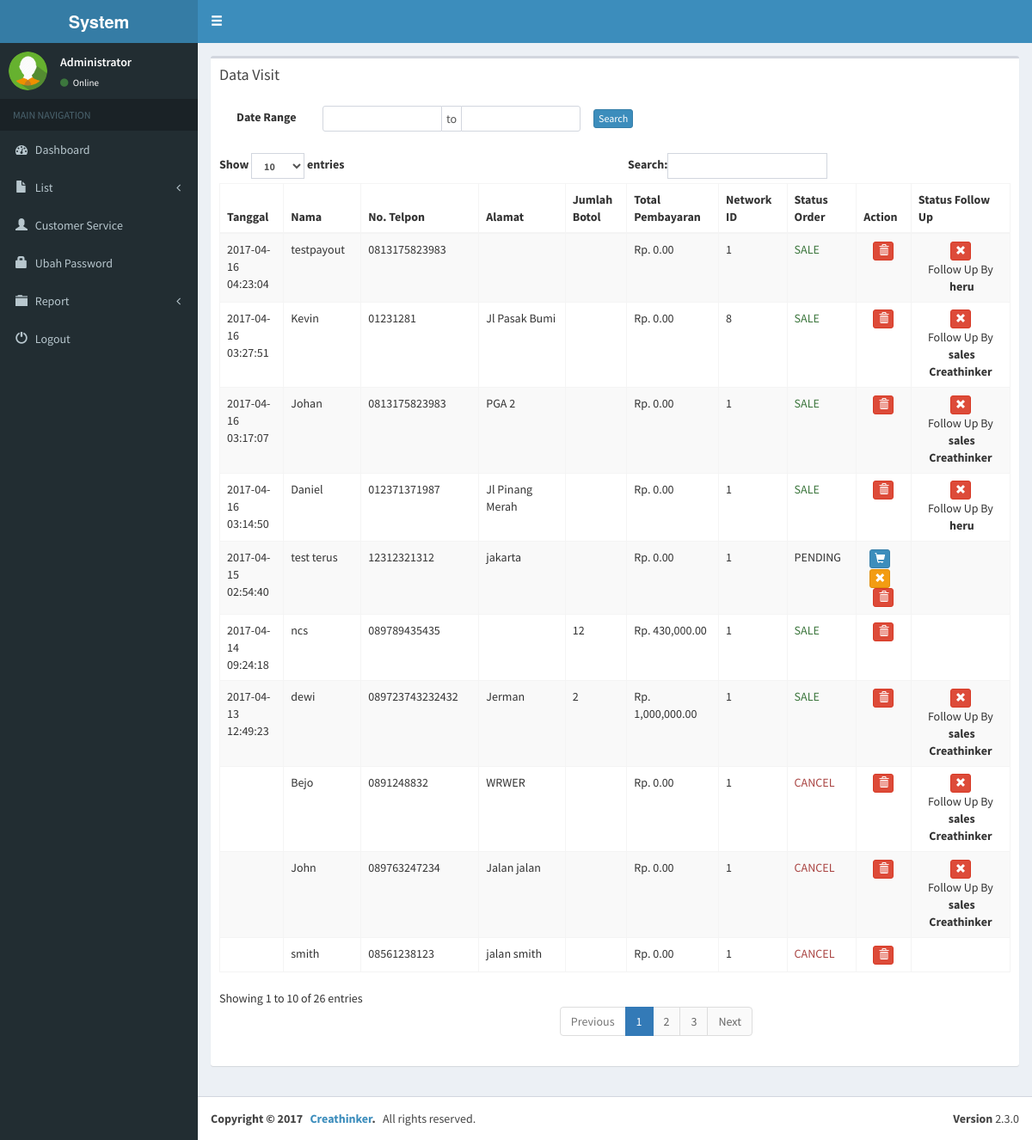
Screenshot of /admin/home.php?page=list_visit (signed in) with the database file from the repository.
### tables this page shows
CREATE TABLE `tm_visit` (
  `id` int(11) NOT NULL,
  `order_id` varchar(50) DEFAULT NULL,
  `nama` varchar(100) DEFAULT NULL,
  `no_telpon` varchar(15) DEFAULT NULL,
  `alamat` varchar(250) DEFAULT NULL,
  `jml_botol` varchar(50) DEFAULT NULL,
  `total_pembayaran` double DEFAULT NULL,
  `email` varchar(100) DEFAULT NULL,
  `clickid` varchar(100) DEFAULT NULL,
  `networkid` varchar(20) DEFAULT NULL,
  `order_status` varchar(50) NOT NULL DEFAULT 'PENDING',
  `followup_id` int(11) DEFAULT NULL,
  `wk_rekam` datetime DEFAULT NULL
);

CREATE TABLE `tbl_users` (
  `userId` int(11) NOT NULL,
  `email` varchar(128) NOT NULL COMMENT 'login email',
  `password` varchar(128) NOT NULL COMMENT 'hashed login password',
  `name` varchar(128) DEFAULT NULL COMMENT 'full name of user',
  `mobile` varchar(20) DEFAULT NULL,
  `roleId` tinyint(4) NOT NULL,
  `isDeleted` tinyint(4) NOT NULL DEFAULT '0',
  `createdBy` int(11) DEFAULT NULL,
  `createdDtm` datetime DEFAULT NULL,
  `updatedBy` int(11) DEFAULT NULL,
  `updatedDtm` datetime DEFAULT NULL
);

### admin/list_visit.php (the view, shortened to what this page needs)
<div class="row">
    <div class="col-xs-12">
        <div class="box">
            <div class="box-header">
                <h3 class="box-title">Data Visit</h3>
            </div>
            <div class="panel-body">
                <table>
                    <form action="" method="post">
                        <tr>
                            <td>
                                <label class="col-sm-3 control-label" style="width: 115px;">Date Range</label>
                            </td>
                            <td>
                                <div class="input-daterange input-group datepicker2" id="datepicker2" name="datepicker2" style="width: 300px;">
                                    <input type="text" class="input-sm form-control" id="start" name="start" />
                                    <span class="input-group-addon">to</span>
                                    <input type="text" class="input-sm form-control" id="end" name="end" />
                                </div>
                            </td>
                            <td>
                                <span class="col-sm-3">
                                    <input type="submit" class="btn btn-primary btn-xs" name="act" value="Search" />
                                </span>
                            </td>
                        </tr>
                    </form>
                </table>
            </div>
            <div class="box-body">
                <table id="example1" class="table table-bordered table-striped">
                    <thead>
                        <tr>
                            <th>Tanggal</th>
                            <th>Nama</th>
                            <th>No. Telpon</th>
                            <th>Alamat</th>
                            <th>Jumlah Botol</th>
                            <th>Total Pembayaran</th>
                            <?php
                                if ($_SESSION['role'] == '1') {
                                    echo "<th>Network ID</th>";
                                }
                            ?>
                            <th>Status Order</th>
                            <th>Action</th>
                            <th>Status Follow Up</th>
                        </tr>
                    </thead>
                    <tbody>
                       <?php
                            if (isset($_POST['act'])) {
                                $from_date = $_POST['start'];
                                $to_date = $_POST['end'];
                                echo "<script>
                                        $('input[name=\"start\"]').val('$from_date');
                                        $('input[name=\"end\"]').val('$to_date');
                                    </script>";
                                $between = "AND DATE(a.wk_rekam) BETWEEN DATE('".$from_date."') AND DATE('".$to_date."')";
                            } else {
                                $between = '';
                            }
                            $qu = mysqli_query($con, "SELECT a.*,
                                                        CASE WHEN a.networkid = '0' THEN NULL ELSE a.networkid END AS 'cknetworkid',b.name
                                                        FROM tm_visit a
                                                        LEFT JOIN tbl_users b ON a.followup_id = b.userId
                                                        WHERE a.nama != '' AND a.no_telpon !=''
                                                        $between
                                                        ORDER BY a.wk_rekam DESC");
                            while($has=mysqli_fetch_assoc($qu))
                            {
                                $total_bay = 'Rp. '.number_format($has['total_pembayaran'], 2, '.', ',');
                                echo "
                                <tr>
                                    <td>$has[wk_rekam]</td>
                                    <td>$has[nama]</td>
                                    <td>$has[no_telpon]</td>
                                    <td>$has[alamat]</td>
                                    <td>$has[jml_botol]</td>
                                    <td>$total_bay</td>";
                                    if ($_SESSION['role'] == '1') {
                                        echo "<td>$has[cknetworkid]</td>";
                                    }
                                    if ($has['order_status'] == 'SALE') {
                                        echo "<td class='text-success'>$has[order_status]</td>";
                                    }else  if ($has['order_status'] == 'CANCEL') {
                                        echo "<td class='text-danger'>$has[order_status]</td>";
                                    }else{
                                        echo "<td class='text-default'>$has[order_status]</td>";
                                    }
                                    echo "<td style='text-align:center'>";
                                    if ($_SESSION['role'] == '1') {
                                        $del = "<a href='#' onclick='datadel($has[id],&#39;list_visit&#39;)' class='btn btn-danger btn-xs' data-title='Delete' data-toggle='modal' data-target='#modalDel'><span data-placement='top' data-toggle='tooltip' title='Delete'><span class='glyphicon glyphicon-trash'></span><span></a>";
                                        $sale = "<a href='#' onclick='dataAcc($has[id],$has[networkid],&#39;list_visit&#39;)' class='btn btn-primary btn-xs' data-title='Sale' data-toggle='modal' data-target='#modalAcc'><span data-placement='top' data-toggle='tooltip' title='Sale'><span class='glyphicon glyphicon-shopping-cart'></span><span></a>";
                                        $cancel = "<a href='#' onclick='dataCancel($has[id],$has[networkid],&#39;list_visit_cancel&#39;)' class='btn btn-warning btn-xs' data-title='Cancel' data-toggle='modal' data-target='#modalCancel'><span data-placement='top' data-toggle='tooltip' title='Cancel'><span class='glyphicon glyphicon-remove'></span><span></a>";
                                        $address = "<a href='#' onclick='updateAddress($has[id],&#39;update_addrress&#39;)' class='btn btn-success btn-xs' data-title='Address' data-toggle='modal' data-target='#modalAddress'><span data-placement='top' data-toggle='tooltip' title='Address'><span class='glyphicon glyphicon-map-marker'></span><span></a>";
                                        $FollowUp = "</td>";
                                    }
                                    if($_SESSION['role'] == '2'){
                                        if ($has['order_status'] == 'SALE') {
                                            echo "SALE by &nbsp;<b>$has[name]</b>".$del;
                                        } else if($has['order_status'] == 'CANCEL'){
                                            echo "CANCEL by &nbsp;<b>$has[name]</b>".$del;
                                        } else {
                                            if ($has['name'] != NULL) {
                                                if ($_SESSION['userId'] == $has['followup_id']) {
                                                    $cekFol = $sale."&nbsp&nbsp&nbsp".$address."&nbsp&nbsp&nbsp".$cancel."&nbsp&nbsp&nbsp";
                                                } else {
                                                    $cekFol = "<div style='pointer-events: none;'>".$sale."&nbsp&nbsp&nbsp".$address."&nbsp&nbsp&nbsp".$cancel."&nbsp&nbsp&nbsp</div>";
                                                }
                                                echo $cekFol;
                                            }else{
                                                if($_SESSION['role'] == '1'){
                                                    if ($has['order_status'] == 'SALE') {
                                                    echo $del;
                                                    } else if($has['order_status'] == 'CANCEL'){
                                                        echo $del;
                                                    } else {
                                                        echo $sale."&nbsp&nbsp&nbsp".$cancel."&nbsp&nbsp&nbsp".$del;
                                                    }
                                                }
                                                echo $FollowUp."</td>";
                                            }
                                        }
                                    }else if($_SESSION['role'] == '1'){
                                        if ($has['order_status'] == 'SALE') {
                                            echo $del;
                                        } else if($has['order_status'] == 'CANCEL'){
                                            echo $del;
                                        } else {
                                            if ($has['name'] != NULL) {
                                                echo $sale."&nbsp&nbsp&nbsp".$cancel."&nbsp&nbsp&nbsp".$del;
                                            }else{
                                                if($_SESSION['role'] == '1'){
                                                    if ($has['order_status'] == 'SALE') {
                                                    echo $del;
                                                    } else if($has['order_status'] == 'CANCEL'){
                                                        echo $del;
                                                    } else {
                                                        echo $sale."&nbsp&nbsp&nbsp".$cancel."&nbsp&nbsp&nbsp".$del;
                                                    }
                                                }
                                                echo $FollowUp."</td>";
                                            }
                                        }
                                    }
                                    if ($has['name'] != NULL) {
                                        if($_SESSION['role'] == '1'){
                                            echo "<td align='center'><span data-placement='top' data-toggle='tooltip' title='Cancel'><button onclick='CancelFollowUp($has[id],&#39;cs_cancelfollUp&#39;)' class='btn btn-danger btn-xs' data-title='Cancel' data-toggle='modal' data-target='#modalFollow' ><span class='glyphicon glyphicon-remove'></span></button><span><br>Follow Up By &nbsp;<b>$has[name]</b></td>
                                                    </tr>";
                                        }
                                    }else {
                                        echo "<td align='center'></td>
                                                    </tr>";
                                    }
                            }
                       ?>
                    </tbody>
                </table>
            </div>
        </div>
    </div>
</div>

### rows the page displays
tm_visit: wk_rekam "2017-04-16 04:23:04", nama "testpayout", no_telpon "0813175823983", total_pembayaran "Rp. 0.00", has "1", order_status "SALE", tbl_users.name "heru"
tm_visit: wk_rekam "2017-04-16 03:27:51", nama "Kevin", no_telpon "01231281", alamat "Jl Pasak Bumi", total_pembayaran "Rp. 0.00", has "8", order_status "SALE", tbl_users.name "sales Creathinker"
tm_visit: wk_rekam "2017-04-16 03:17:07", nama "Johan", no_telpon "0813175823983", alamat "PGA 2", total_pembayaran "Rp. 0.00", has "1", order_status "SALE", tbl_users.name "sales Creathinker"
tm_visit: wk_rekam "2017-04-16 03:14:50", nama "Daniel", no_telpon "012371371987", alamat "Jl Pinang Merah", total_pembayaran "Rp. 0.00", has "1", order_status "SALE", tbl_users.name "heru"
tm_visit: wk_rekam "2017-04-15 02:54:40", nama "test terus", no_telpon "12312321312", alamat "jakarta", total_pembayaran "Rp. 0.00", has "1", order_status "PENDING"
tm_visit: wk_rekam "2017-04-14 09:24:18", nama "ncs", no_telpon "089789435435", jml_botol "12", total_pembayaran "Rp. 430,000.00", has "1", order_status "SALE"
tm_visit: wk_rekam "2017-04-13 12:49:23", nama "dewi", no_telpon "089723743232432", alamat "Jerman", jml_botol "2", total_pembayaran "Rp. 1,000,000.00", has "1", order_status "SALE", tbl_users.name "sales Creathinker"
tm_visit: nama "Bejo", no_telpon "0891248832", alamat "WRWER", total_pembayaran "Rp. 0.00", has "1", order_status "CANCEL", tbl_users.name "sales Creathinker"
tm_visit: nama "John", no_telpon "089763247234", alamat "Jalan jalan", total_pembayaran "Rp. 0.00", has "1", order_status "CANCEL", tbl_users.name "sales Creathinker"
tm_visit: nama "smith", no_telpon "08561238123", alamat "jalan smith", total_pembayaran "Rp. 0.00", has "1", order_status "CANCEL"

### other values shown
$_SESSION['roleName'] "System…"
$_SESSION['name'] "Administrator"
